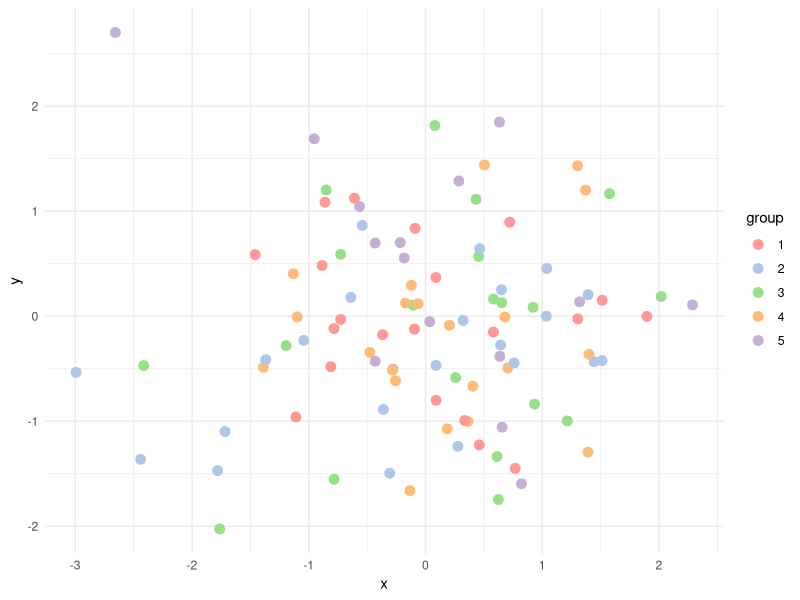

Here is the R script that generated this plot:
## ---- chunk 1
knitr::knit_hooks$set(pngquant = knitr::hook_pngquant)

knitr::opts_chunk$set(
  message = FALSE,
  collapse = TRUE,
  comment = "#>",
  dev = "ragg_png",
  dpi = 72,
  fig.retina = 2,
  fig.width = 3.3334 / 0.618,
  fig.height = 3.3334,
  fig.align = "center",
  out.width = "65%",
  pngquant = "--speed=1 --quality=50"
)
## ---- chunk 2
#' Define a custom color scale
#'
#' @param pal Name of the color palette, as part of the
#'   original palette function name.
#' @param palette Palette type, as defined in the
#'   original palette function (optional).
#' @param n Number of (first) colors to fetch from the original palette.
#' @param order A vector of color index (optional).
#' @param alpha Transparency level.
#'
#' @return A custom color scale function.
scale_color_custom <- function(pal, palette, n, order, alpha = 1) {
  pal <- getFromNamespace(paste0("pal_", pal), "ggsci")

  colors <- if (missing(palette)) {
    pal(alpha = alpha)(n)
  } else {
    pal(palette = palette, alpha = alpha)(n)
  }

  if (length(order) > length(colors)) {
    stop("The length of order exceeds the number of colors.", call. = FALSE)
  }
  colors <- if (!missing(order)) colors[order]

  ggplot2::scale_color_manual(values = colors)
}
## ---- chunk 3
library(ggplot2)
library(ggsci)

set.seed(42)
df <- data.frame(
  x = rnorm(100),
  y = rnorm(100),
  group = factor(sample(1:5, 100, replace = TRUE))
)

p <- ggplot(df, aes(x = x, y = y, color = group)) +
  geom_point(size = 3) +
  theme_minimal()

p + scale_color_custom("d3", palette = "category20", n = 20, order = c(14, 11, 13, 12, 15))
